Frame 1 (no input): blank canvas, image omitted
Frame 60 (no input): blank canvas, image omitted
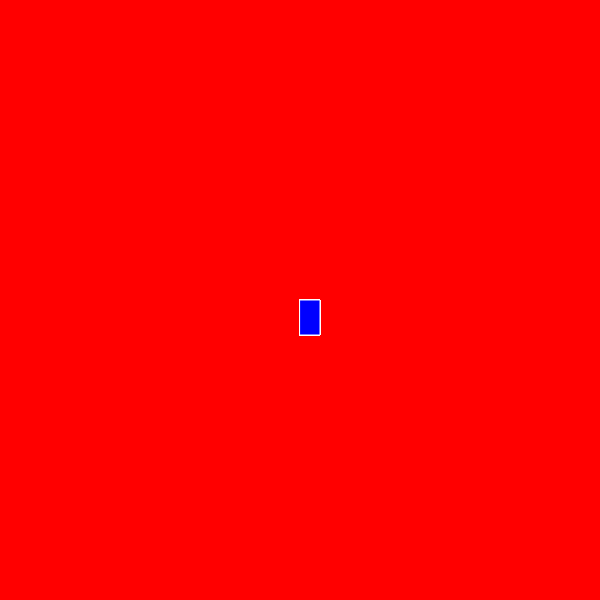
Frame 120 (the mouse pressed at the canvas centre since frame 60)

The p5.js sketch whose frames 1 and 60 were blank and that drew this single picture after the mouse press (run headless with seeded random() and noise() and a simulated clock; from frame 60 on, the mouse is pressed at the canvas centre):

// p5.js sketch
// ── sketch.js
function setup() {
    createCanvas(600, 600);
    background("red");
  }
  function draw() {
    stroke("yellon");
    fill("blue");
    // console.log(mouseIsPressed)
    
    if(mouseIsPressed) {
      rect(mouseX, mouseY, 20, 35);
    }
  }
  
